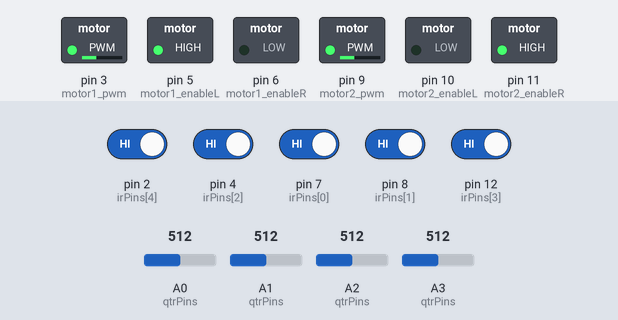
This sketch was run on a simulated Arduino Uno, built with avr-gcc and run on an emulated ATmega328P. Parts: switched loads named in the sketch (green lamp = pin HIGH). Dashed ring = blinking. The test bench sets the inputs (shaded band); at power-on: pin 2 (irPins[4]), pin 4 (irPins[2]), pin 7 (irPins[0]), pin 8 (irPins[1]), pin 12 (irPins[3]) HIGH, A1 (qtrPins) = 512, A0 (qtrPins) = 512, A2 (qtrPins) = 512, A3 (qtrPins) = 512. Random numbers use the default seed unless the sketch sets one.

Above: at 6.12 s.
6.3 s: A1 (qtrPins) set to 485
At 6.49 s:
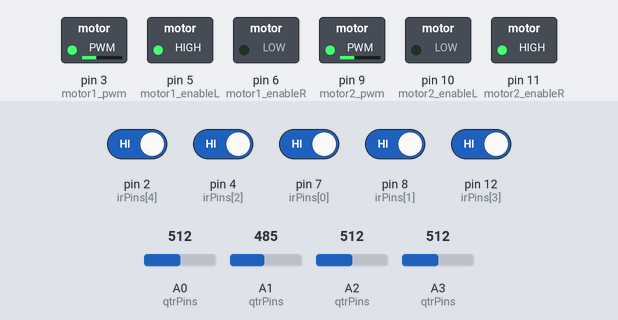
9.3 s: A1 (qtrPins) set to 510
At 9.55 s:
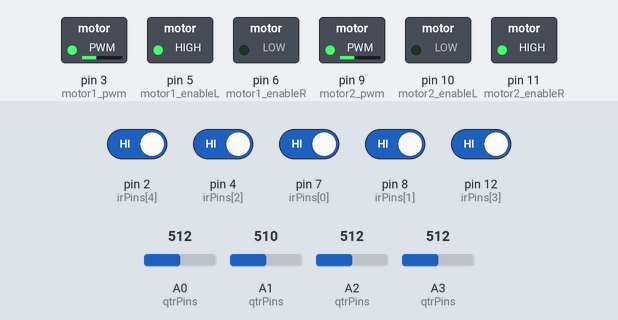
12.3 s: pin 4 (irPins[2]) driven LOW
At 13.2 s:
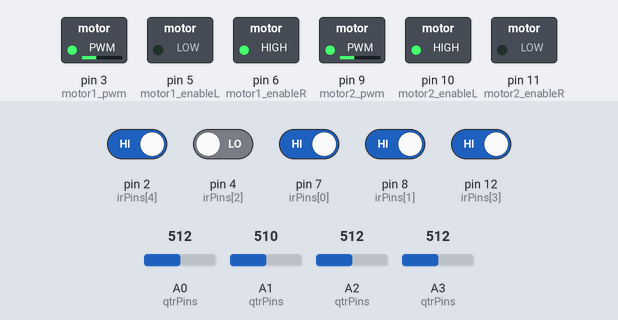
13.9 s: pin 4 (irPins[2]) driven HIGH
At 14.1 s:
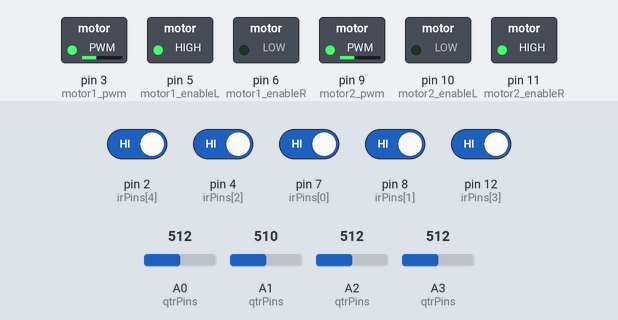
16.9 s: pin 2 (irPins[4]) driven LOW
18.4 s: pin 7 (irPins[0]) driven LOW and pin 8 (irPins[1]) driven LOW
At 19.9 s:
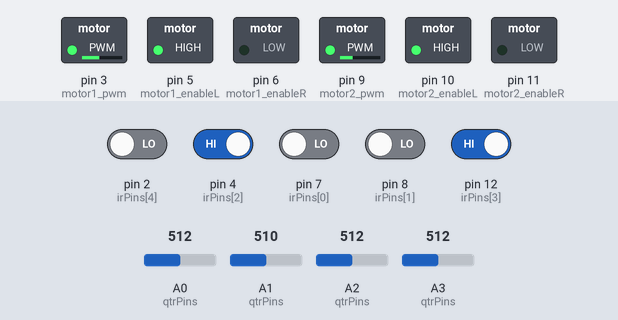
Timing chart, 0 to 20.9 s (numbered marks = the images above; inputs shaded):
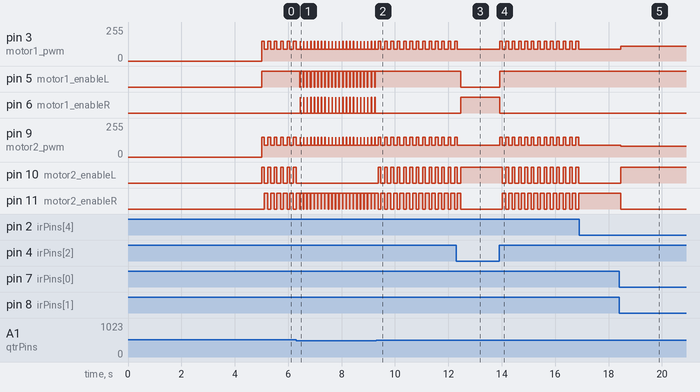

The sketch:

Slowed_Sumo.ino
```cpp
#include <QTRSensors.h>

// Create an instance of the QTRSensors class
QTRSensors qtr;
unsigned int qtrValues[4]; // Array to hold QTR sensor values

// Define QTR sensor pins
const unsigned char qtrPins[4] = {A1, A2, A0, A3}; // Analog pins A0, A1, A2, and A3

// Define infrared sensor pins
const unsigned char irPins[5] = {7, 8, 4, 12, 2}; // Digital pins 7, 8, 4, 12, and 2
unsigned int irValues[5]; // Array to hold E10 infrared sensor values

// Named variables for infrared sensors
const int Front = 0;
const int FrontLeft = 1;
const int LeftSide = 2;
const int FrontRight = 3;
const int RightSide = 4;

// Motor control pins for Driver 1 (Motor 1 and Motor 2)
const int motor1_pwm = 3;
const int motor1_enableL = 5;
const int motor1_enableR = 6;

// Motor control pins for Driver 2 (Motor 3 and Motor 4)
const int motor2_pwm = 9;
const int motor2_enableL = 10;
const int motor2_enableR = 11;

// Define Arduino reciever pin
const int AR = 1;

// Define QTR sensor position indices
const int UPPER_LEFT = 0;
const int UPPER_RIGHT = 1;
const int LOWER_LEFT = 2;
const int LOWER_RIGHT = 3;

void setup() {
  Serial.begin(9600);

  // Set motor control pins as outputs
  pinMode(motor1_pwm, OUTPUT);
  pinMode(motor1_enableL, OUTPUT);
  pinMode(motor1_enableR, OUTPUT);
  pinMode(motor2_pwm, OUTPUT);
  pinMode(motor2_enableL, OUTPUT);
  pinMode(motor2_enableR, OUTPUT);

  // Initialize QTRSensors with the pin configuration
  qtr.setTypeAnalog(); // Set type to analog to handle digital sensors as well
  qtr.setSensorPins(qtrPins, 4);

  // Set IR sensor pins as inputs
  for (int i = 0; i < 5; i++) {
    pinMode(irPins[i], INPUT);
  }


  // Initialize serial communication for debugging
  Serial.begin(9600);
  delay(5000);
}

void loop() {

    // Read the QTR sensor values
    qtr.read(qtrValues);

    // Read the IR sensor values
    bool anyIRDetected = false; // Variable to check if any IR sensor detects something
    for (int i = 0; i < 5; i++) {
      irValues[i] = digitalRead(irPins[i]);
      if (irValues[i] == LOW) {
        anyIRDetected = true;
      }
    }

    // Determine if any QTR sensor detects white (edge)
    bool edgeDetected = false;
    for (int i = 0; i < 4; i++) {
      if (qtrValues[i] < 500) { // Adjust threshold as needed
        edgeDetected = true;
      }
    }

    if (edgeDetected) {
      // Handle edge detection
      handleEdgeDetection();
    }
    else if (anyIRDetected) {
      // Handle IR sensor detections
      handleIRDetection();
    }
    else {
      // Default behavior if no sensors detect obstacles
     //randomSearch();
     tornadoSearch();
    }

    delay(100);  // Adjust as needed

}

// Function to handle edge detection
void handleEdgeDetection() {
  if (qtrValues[UPPER_LEFT] < 500) {
    // Upper left edge detected, reverse and turn right
    stopMotors();
    delay(10);  // Brief stop
    moveBackward();
    delay(10);  // Adjust as needed
    turnRight();
    delay(10);  // Adjust as needed
  }
  else if (qtrValues[UPPER_RIGHT] < 500) {
    // Upper right edge detected, reverse and turn left
    stopMotors();
    delay(10);  // Brief stop
    moveBackward();
    delay(10);  // Adjust as needed
    turnLeft();
    delay(10);  // Adjust as needed
  }
  else if (qtrValues[LOWER_LEFT] < 500) {
    // Lower left edge detected, move forward and turn left
    stopMotors();
    delay(10);  // Brief stop
    moveForward();
    delay(10);  // Adjust as needed
    turnLeft();
    delay(10);  // Adjust as needed
  }
  else if (qtrValues[LOWER_RIGHT] < 500) {
    // Lower right edge detected, move forward and turn right
    stopMotors();
    delay(10);  // Brief stop
    moveForward();
    delay(10);  // Adjust as needed
    turnRight();
    delay(10);  // Adjust as needed
  }

}

// Function to handle IR sensor detections
void handleIRDetection() {
  if (irValues[Front] == LOW && irValues[FrontLeft] == LOW && irValues[FrontRight] == LOW) {
    // Front, Left Front, and Right Front detect the opponent
    //circleAndAttack();
    attackOpponent();
  }
  else if (irValues[Front] == LOW && irValues[FrontLeft] == LOW) {
    // Front and Left Front detect the opponent
    moveForwardWithLeaning(true);  // Lean slightly to the left
  }
  else if (irValues[Front] == LOW && irValues[FrontRight] == LOW) {
    // Front and Right Front detect the opponent
    moveForwardWithLeaning(false); // Lean slightly to the right
  }
  else if (irValues[Front] == LOW) {
    // Only Front detects the opponent
    moveForward();
  }
  else if (irValues[FrontLeft] == LOW) {
    // Only Left Front detects the opponent
    turnLeft(); // Turn 45 degrees to the left
  }
  else if (irValues[FrontRight] == LOW) {
    // Only Right Front detects the opponent
    turnRight(); // Turn 45 degrees to the right
  }
  else if (irValues[LeftSide] == LOW) {
    // Only Left Side detects an obstacle
    turnLeft();
  }
  else if (irValues[RightSide] == LOW) {
    // Only Right Side detects an obstacle
    turnRight();
  }
}

// Function to execute the circling and attacking strategy
void circleAndAttack() {
  int turnDuration = 30; // Duration to turn around the opponent
  int attackDelay = 250;   // Delay before attacking after circling

  // Turn around the opponent
  turnRight(); // Start turning around
  delay(turnDuration); // Adjust duration based on your robot's turning speed
  stopMotors(); // Stop turning

  // Move forward for a short time to reposition for attack
  moveForward();
  delay(attackDelay);
  stopMotors();

  // Perform the attack
  attackOpponent();

  // Return to circling or random search
}

// Function to execute attack strategy
void attackOpponent() {
  // Add your attack logic here
  // Example: move forward and/or perform a maneuver
   digitalWrite(motor1_enableL, HIGH);
  digitalWrite(motor1_enableR, LOW);
  digitalWrite(motor2_enableL, HIGH);
  digitalWrite(motor2_enableR, LOW);

  analogWrite(motor1_pwm, 255);    // Set speed for Motor 1
  analogWrite(motor2_pwm, 255);    // Set speed for Motor 2
  delay(200);  // Adjust timing for attack duration
    for (int i = 0; i < 5; i++) {
      irValues[i] = digitalRead(irPins[i]); }
      if(irValues[Front] == LOW && irValues[FrontLeft] == LOW && irValues[FrontRight] == LOW){
        attackOpponent();
      }

  stopMotors();
  delay(100);  // Pause before next action
}

// Function to execute random search strategy
void randomSearch() {
  int randomAction = random(0, 3); // Generate a random number between 0 and 2

  switch (randomAction) {
    case 0:
      moveForward();
      break;
    case 1:
      turnLeft();
      break;
    case 2:
      turnRight();
      break;
  }

  delay(200); // Adjust delay as needed for the duration of each action
}

// Function to stop all motors
void stopMotors() {
  digitalWrite(motor1_enableL, LOW);
  digitalWrite(motor1_enableR, LOW);
  digitalWrite(motor2_enableL, LOW);
  digitalWrite(motor2_enableR, LOW);
}

// Function to move forward
void moveForward() {
  digitalWrite(motor1_enableL, HIGH);
  digitalWrite(motor1_enableR, LOW);
  digitalWrite(motor2_enableL, HIGH);
  digitalWrite(motor2_enableR, LOW);

  analogWrite(motor1_pwm, 150);    // Set speed for Motor 1
  analogWrite(motor2_pwm, 150);    // Set speed for Motor 2
}

// Function to move backward
void moveBackward() {
  digitalWrite(motor1_enableL, LOW);
  digitalWrite(motor1_enableR, HIGH);
  digitalWrite(motor2_enableL, LOW);
  digitalWrite(motor2_enableR, HIGH);

  analogWrite(motor1_pwm, 150);    // Set speed for Motor 1
  analogWrite(motor2_pwm, 150);    // Set speed for Motor 2
}

// Function to turn left
void turnLeft() {
  digitalWrite(motor1_enableL, LOW);
  digitalWrite(motor1_enableR, HIGH);
  digitalWrite(motor2_enableL, HIGH);
  digitalWrite(motor2_enableR, LOW);

  analogWrite(motor1_pwm, 90);    // Set speed for Motor 1
  analogWrite(motor2_pwm, 90);    // Set speed for Motor 2
}

// Function to turn right
void turnRight() {
  digitalWrite(motor1_enableL, HIGH);
  digitalWrite(motor1_enableR, LOW);
  digitalWrite(motor2_enableL, LOW);
  digitalWrite(motor2_enableR, HIGH);

  analogWrite(motor1_pwm, 90);    // Set speed for Motor 1
  analogWrite(motor2_pwm, 90);    // Set speed for Motor 2
}

// Function to move forward with slight leaning
void moveForwardWithLeaning(bool leanLeft) {
  digitalWrite(motor1_enableL, HIGH);
  digitalWrite(motor1_enableR, LOW);
  digitalWrite(motor2_enableL, HIGH);
  digitalWrite(motor2_enableR, LOW);

  if (leanLeft) {
    analogWrite(motor1_pwm, 110);    // Reduced speed for Motor 1
    analogWrite(motor2_pwm, 80);    // Full speed for Motor 2
  } else {
    analogWrite(motor1_pwm, 110);    // Full speed for Motor 1
    analogWrite(motor2_pwm, 80);    // Reduced speed for Motor 2
  }
}
void tornadoSearch() {
  moveForward();
  delay(100); // Move forward for a short time
  turnRight();
  delay(35); // Adjust turning delay for consistent circling motion
}
```

Measured:
- the behaviour switches between 501 and 500 on A1 (qtrPins) (found by bisection; images 0 and 1)
- after the input at 6.3 s, pin 5 (motor1_enableL): alternates HIGH for 0.11 s and LOW for 0.02 s, starting after 0.13 s; pin 6 (motor1_enableR): alternates HIGH for 0.01 s and LOW for 0.12 s, starting after 0.14 s
- after the input at 9.3 s, pin 10 (motor2_enableL): alternates HIGH for 0.10 s and LOW for 0.14 s, starting after 0.07 s
- after the input at 12.3 s, pin 5 (motor1_enableL): HIGH → LOW after 0.17 s; pin 6 (motor1_enableR): LOW → HIGH after 0.17 s
- after the input at 13.9 s, pin 3 (motor1_pwm): alternates 150/255 for 0.10 s and 90/255 for 0.14 s, starting at once; pin 5 (motor1_enableL): LOW → HIGH at once
- after the input at 16.9 s, every drawn part: stays the same
- after the input at 18.4 s, pin 3 (motor1_pwm): 90/255 → 110/255 after 0.06 s; pin 9 (motor2_pwm): 90/255 → 80/255 after 0.06 s; pin 10 (motor2_enableL): LOW → HIGH after 0.06 s; pin 11 (motor2_enableR): HIGH → LOW after 0.06 s
- by itself, pin 3 (motor1_pwm), pin 9 (motor2_pwm): alternates 150/255 for 0.10 s and 90/255 for 0.14 s
- by itself, pin 10 (motor2_enableL): alternates HIGH for 0.10 s and LOW for 0.14 s
